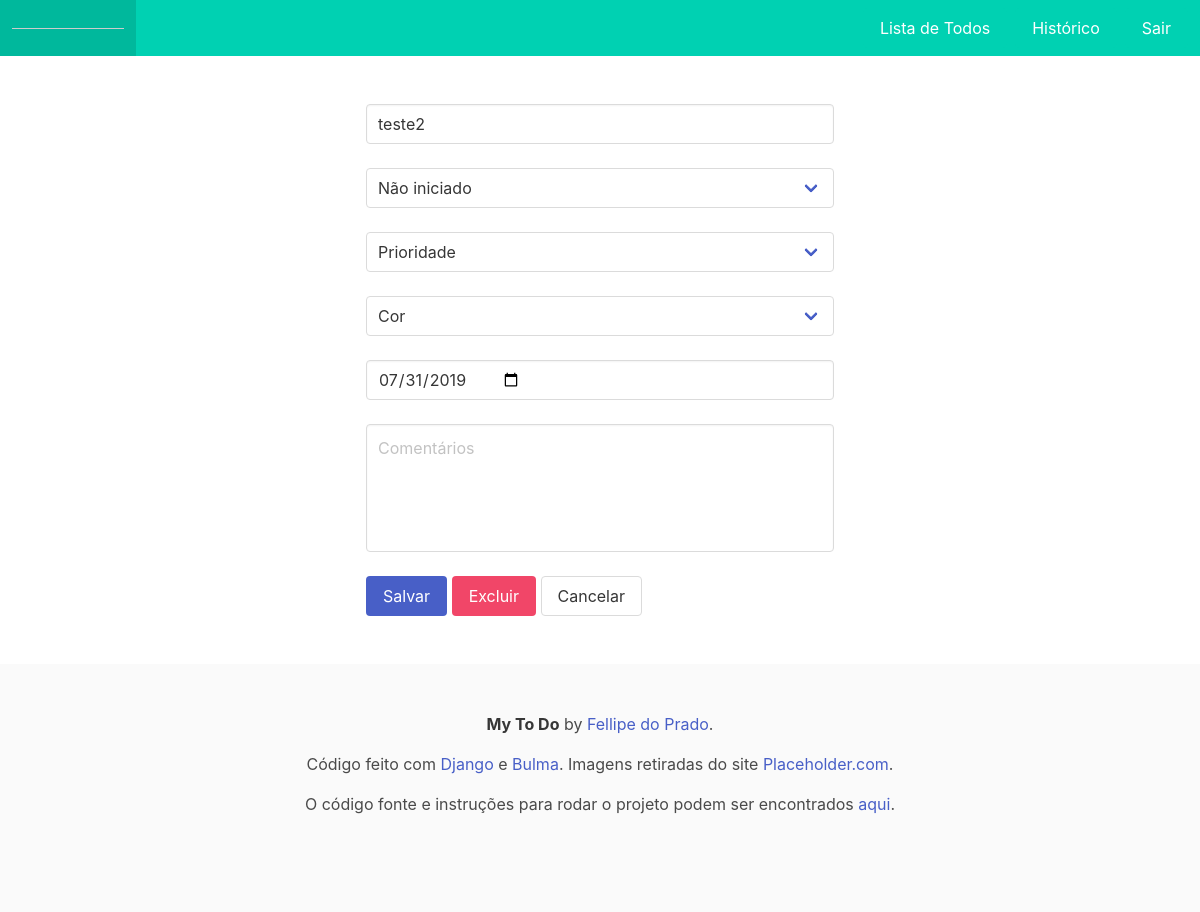
Before: /todo/add/?id=4 (signed in) with the older database file.
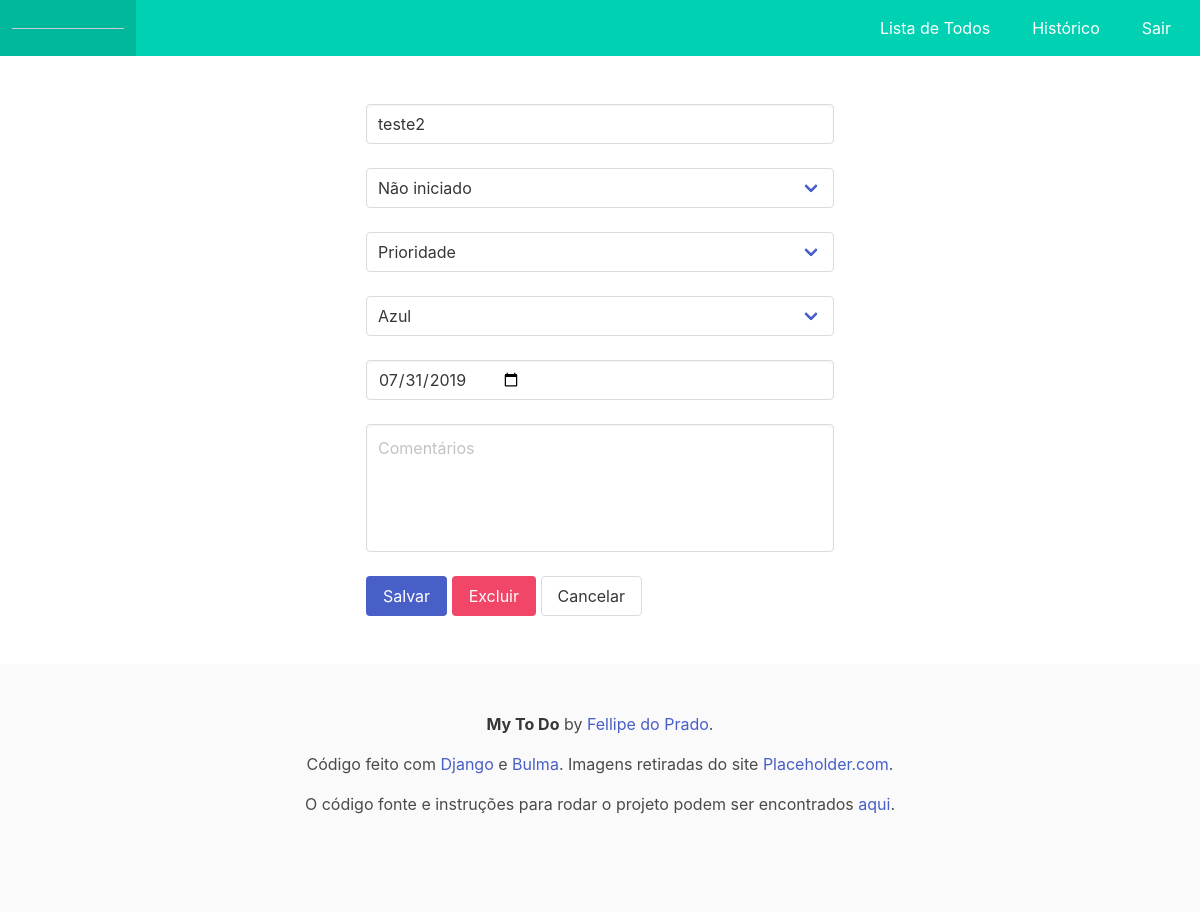
After: the same page with the newer database file.
### core/models.py (models this page shows, shortened)
class Todo(models.Model):
    task = models.CharField(max_length=100)
    description = models.TextField(blank=True, null=True)
    due_date = models.DateTimeField(blank=True, null=True)
    status = models.CharField(max_length=5,  blank=True, null=True)
    priority = models.CharField(max_length=5,  blank=True, null=True)
    color = models.CharField(max_length=5,  blank=True, null=True)
    user = models.ForeignKey(User, on_delete=models.CASCADE)
    updated_at = models.DateTimeField(auto_now=True)
    created_at = models.DateTimeField(auto_now_add=True)
    def get_due_date(self):
        if (self.due_date):
            return self.due_date.strftime('%Y-%m-%d')
        else:
            return ''

### status/models.py (models this page shows, shortened)
class Status(models.Model):
    name = models.CharField(max_length=15)

### colors/models.py (models this page shows, shortened)
class Color(models.Model):
    name = models.CharField(max_length=30)
    hexadecimal_code = models.CharField(max_length=7)

### core/views.py (the view)
# urls.py: path('todo/add/', todo.add),
@login_required(login_url='/login/')
def add(request):
    id_todo = request.GET.get('id')
    dados = {}
    dados['statuses'] = Status.objects.all()
    dados['priorities'] = Priority.objects.all()
    dados['colors'] = Color.objects.all()
    if id_todo:
        dados['todo'] = Todo.objects.get(id=id_todo)
    return render(request, 'todo_add.html', dados)

### templates/todo_add.html (shortened to what this page needs)
{% extends "model-page.html" %}
{% block content %}
<section class="section">
    <div class="container">
        <form method="POST" action="submit">
            <div class="columns is-centered is-multiline">
                <div class="column has-text-centered is-half">
                    <div class="field">
                        <div class="control">
                            <input type="text" name="task" id="task" class="input" placeholder="To Do"
                                   value="{{todo.task}}" required>
                        </div>
                    </div>
                </div>
            </div>
            <div class="columns is-centered is-multiline">
                <div class="column has-text-centered is-half">
                    <div class="field">
                        <div class="control">
                            <div class="select" style="width: 100%;">
                                <select required name="status" style="width: 100%;">
                                    {% for status in statuses %}
                                    <option value="{{status.id}}"
                                            {% if todo.status == status.id|stringformat:'s' %} "selected" {% endif %} >
                                    {{status.name|capfirst}}
                                    </option>
                                    {% endfor %}
                                </select>
                            </div>
                        </div>
                    </div>
                </div>
            </div>
            <div class="columns is-centered is-multiline">
                <div class="column has-text-centered is-half">
                    <div class="field">
                        <div class="control">
                            <div class="select" style="width: 100%;">
                                <select name="priority" style="width: 100%;">
                                    <option value="" disabled {% if not todo.priority %} selected {% endif %}>Prioridade</option>
                                </select>
                            </div>
                        </div>
                    </div>
                </div>
            </div>
            <div class="columns is-centered is-multiline">
                <div class="column has-text-centered is-half">
                    <div class="field">
                        <div class="control">
                            <div class="select" style="width: 100%;">
                                <select name="color" style="width: 100%;">
                                    <option value="" disabled {% if not todo.color %} selected {% endif %}>Cor</option>
                                    {% for color in colors %}
                                    <option value="{{color.id}}"
                                            {% if color.id|stringformat:"s" == todo.color %} selected {% endif %}>
                                    {{color.name|capfirst}}
                                    </option>
                                    {% endfor %}
                                </select>
                            </div>
                        </div>
                    </div>
                </div>
            </div>
            <div class="columns is-centered is-multiline">
                <div class="column has-text-centered is-half">
                    <div class="field">
                        <div class="control">
                            <input type="date" class="input" name="due_date" value="{{todo.get_due_date}}" required>
                        </div>
                    </div>
                </div>
            </div>
            <div class="columns is-centered is-multiline">
                <div class="column has-text-centered is-half">
                    <div class="field">
                        <div class="control">
                            <textarea name="description" class="textarea has-fixed-size" placeholder="Comentários">{{todo.description}}</textarea>
                        </div>
                    </div>
                </div>
            </div>
            <div class="columns is-centered">
                <div class="column has-text-centered is-half">
                    <div class="field is-grouped">
                        <div class="control">
                            <button type="submit" class="button is-link">Salvar</button>
                            {% if todo %}
                                <a href="/todo/delete/{{todo.id}}" class="button is-danger">Excluir</a>
                            {% endif %}
                            <a href="/" class="button">Cancelar</a>
                        </div>
                    </div>
                </div>
            </div>
        </form>
    </div>
</section>
{% endblock %}

### templates/model-page.html (shortened to what this page needs)
<!DOCTYPE html>
<html lang="br">
<head>
    <link rel="stylesheet" href="https://cdnjs.cloudflare.com/ajax/libs/bulma/0.7.5/css/bulma.min.css">
</head>
<body>
{% include "model-nav-bar.html" %}
{% block content %} {% endblock %}
{% include "model-footer.html" %}
</body>
</html>

### templates/model-nav-bar.html (shortened to what this page needs)
<nav class="navbar is-primary" role="navigation" aria-label="main navigation">
  <div class="navbar-brand">
    <a class="navbar-item" href="/">
    </a>
  </div>
  <div id="navMenu" class="navbar-menu">
    <div class="navbar-end">
      <div class="navbar-item is-hidden-touch">
        <div class="buttons">
          {% if '/add' or 'completed/' in request.path %}
          <a class="button is-primary" href="/todos/">
            Lista de Todos
          </a>
          {% endif %}
          {% if 'todos/completed' not in request.path %}
          <a class="button is-primary" href="/todos/completed">
            Histórico
          </a>
          {% endif %}
          <a class="button is-primary" href="/logout">
            Sair
          </a>
        </div>
      </div>
    </div>
  </div>
</nav>

### templates/model-footer.html
<footer class="footer">
    <div class="content has-text-centered">
        <p>
            <strong>My To Do</strong> by <a href="https://linkedin.com/in/fellipedopradoarruda/" target="_blank">Fellipe do Prado</a>.
        </p>
        <p>
            Código feito com <a href="https://www.djangoproject.com/" target="_blank">Django</a> e
            <a href="https://bulma.io/" target="_blank">Bulma</a>.
            Imagens retiradas do site <a href="https://placeholder.com/" target="_blank">Placeholder.com</a>.
        </p>
        <p>
            O código fonte e instruções para rodar o projeto podem ser encontrados
            <a href="https://github.com/fellipedoprado/todo_django" target="_blank">aqui</a>.
        </p>
    </div>
</footer>

Changed rows visible on the page:
changed Todo "teste2": color "Cor" → "Azul"
